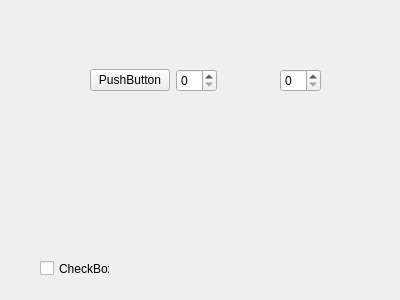
<?xml version="1.0" encoding="UTF-8"?>
<ui version="4.0">
 <class>Form</class>
 <widget class="QWidget" name="Form">
  <property name="geometry">
   <rect>
    <x>0</x>
    <y>0</y>
    <width>400</width>
    <height>300</height>
   </rect>
  </property>
  <property name="windowTitle">
   <string>Form</string>
  </property>
  <widget class="QWidget" name="horizontalLayoutWidget">
   <property name="geometry">
    <rect>
     <x>90</x>
     <y>50</y>
     <width>231</width>
     <height>61</height>
    </rect>
   </property>
   <layout class="QHBoxLayout" name="horizontalLayout">
    <item>
     <widget class="QPushButton" name="pushButton">
      <property name="text">
       <string>PushButton</string>
      </property>
     </widget>
    </item>
    <item>
     <widget class="QSpinBox" name="spinBox_2"/>
    </item>
    <item>
     <spacer name="horizontalSpacer">
      <property name="orientation">
       <enum>Qt::Horizontal</enum>
      </property>
      <property name="sizeHint" stdset="0">
       <size>
        <width>78</width>
        <height>20</height>
       </size>
      </property>
     </spacer>
    </item>
    <item>
     <widget class="QSpinBox" name="spinBox"/>
    </item>
   </layout>
  </widget>
  <widget class="QCheckBox" name="checkBox">
   <property name="geometry">
    <rect>
     <x>40</x>
     <y>260</y>
     <width>70</width>
     <height>17</height>
    </rect>
   </property>
   <property name="text">
    <string>CheckBox</string>
   </property>
  </widget>
 </widget>
 <resources/>
 <connections/>
</ui>
